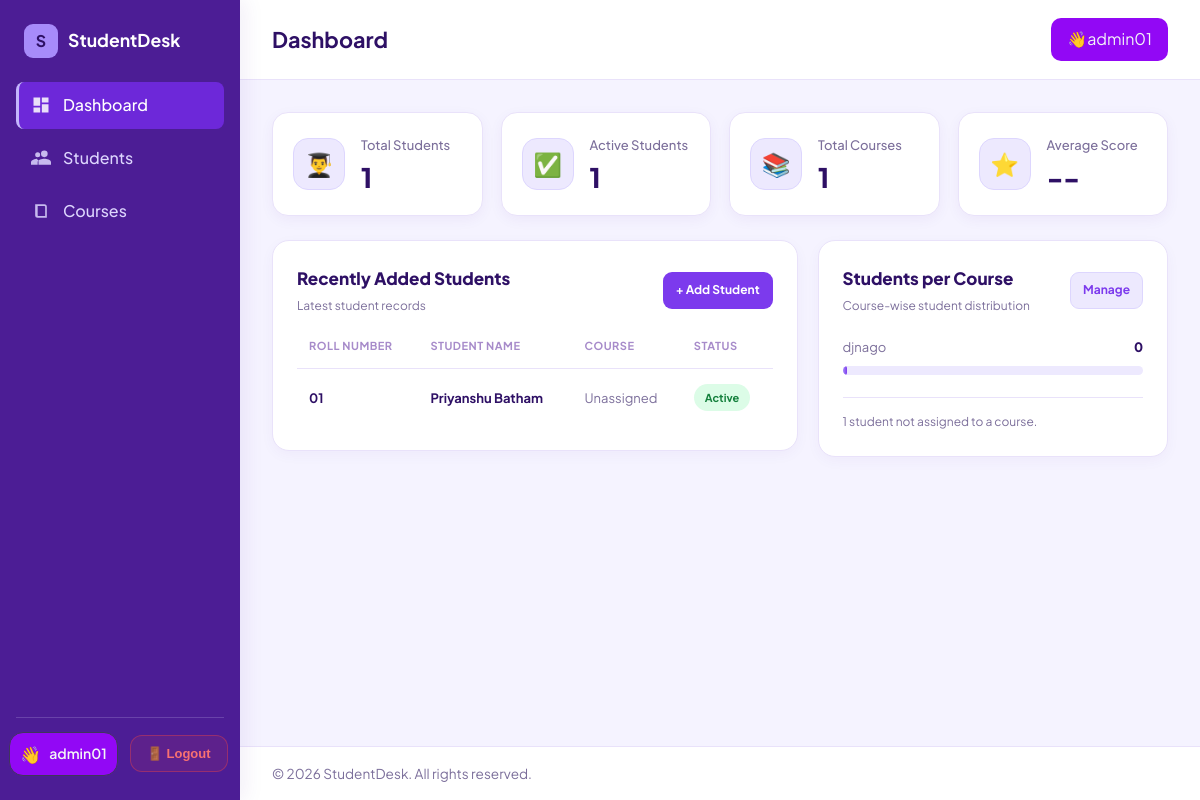
/ (signed in), run on an earlier commit of the app's database.
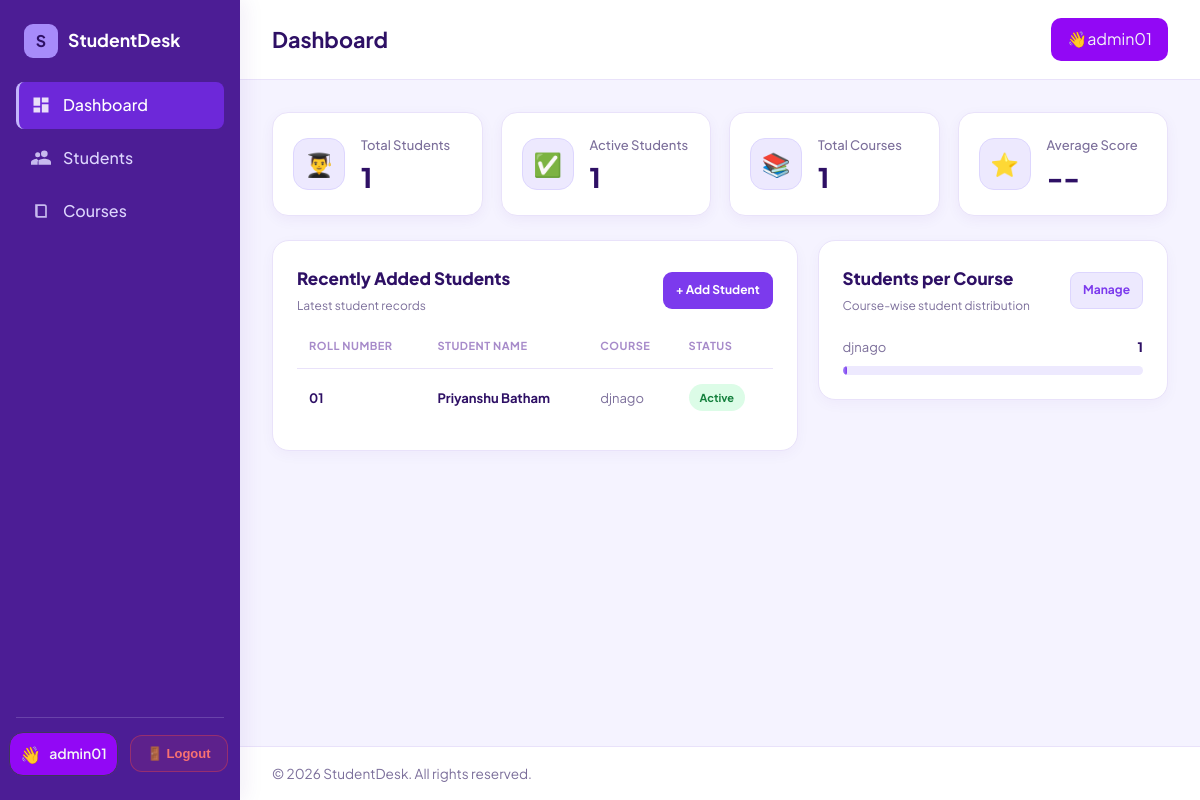
And on a later commit of the database.
### students_app/models.py (models this page shows, shortened)
class Student(models.Model):
    GENDER_CHOICES = [('M', 'Male'), ('F', 'Female'), ('O', 'Other')]
    owner = models.ForeignKey( settings.AUTH_USER_MODEL,on_delete=models.CASCADE, related_name='students')
    roll_number = models.CharField(max_length=20)
    first_name = models.CharField(max_length=50)
    last_name = models.CharField(max_length=50)
    email = models.EmailField()
    phone = models.CharField(max_length=16, blank=True,
        validators=[ RegexValidator(r'^\+?\d{7,15}$','Enter a valid phone number (7-15 digits).')
        ]
    )
    gender = models.CharField(max_length=1, choices=GENDER_CHOICES, default='M')
    date_of_birth = models.DateField(null=True, blank=True)
    course = models.ForeignKey(Course, null=True, blank=True, on_delete=models.SET_NULL, related_name='students')
    address = models.TextField(blank=True)
    is_active = models.BooleanField(default=True)
    admission_date = models.DateField(default=timezone.localdate)
    created_at = models.DateTimeField(auto_now_add=True)
    class Meta:
        ordering = ['roll_number']
        unique_together = ('owner', 'roll_number')
    @property
    def full_name(self):
        return f'{self.first_name} {self.last_name}'.strip()
    def get_absolute_url(self):
        return reverse('student_detail', args=[self.pk])

class Course(models.Model):
    owner = models.ForeignKey(settings.AUTH_USER_MODEL,on_delete=models.CASCADE,related_name='courses')
    name = models.CharField(max_length=100)
    code = models.CharField(max_length=20)
    duration_months = models.PositiveIntegerField(default=6,validators=[MinValueValidator(1)])
    description = models.TextField(blank=True)
    created_at = models.DateTimeField(auto_now_add=True)
    class Meta:
        ordering = ['name']
        unique_together = ('owner', 'code')

### students_app/views.py (the view)
# urls.py: path("",views.dashboard,name='dashboard'),
@login_required(login_url='login')
def dashboard(request):
    students = Student.objects.filter(owner=request.user)
    courses = Course.objects.filter(owner=request.user)
    course_stats = list(courses.annotate(student_count=Count('students')).order_by('-student_count', 'name')[:6])
    top = max((c.student_count for c in course_stats), default=0)
    for course in course_stats:
        course.percent = int(course.student_count * 100 / top) if top else 0
    context = {
        'total_students': students.count(),
        'active_students': students.filter(is_active=True).count(),
        'total_courses': courses.count(),
        'average_score': Mark.objects.filter(student__owner=request.user).aggregate(a=Avg('score'))['a'],
        'unassigned': students.filter(course__isnull=True).count(),
        'course_stats': course_stats,
        'recent_students': students.select_related('course').order_by('-created_at')[:5],
    }
    return render(request, 'dashboard.html', context)

### students_app/templates/dashboard.html (shortened to what the changed rows need)
{% extends 'base.html' %}
{% load static %}
{% block extra_css %}
<link rel="stylesheet" href="{% static 'css/dashboard.css' %}">
{% endblock %}
{% block content %}
<div class="dash">
    <div class="two-col">
        <div class="card">
            <div class="card-head">
                <div>
                    <h2>Recently Added Students</h2>
                </div>
            </div>
            {% if recent_students %}
            <div class="table-wrap">
                <table>
                    <thead>
                        <tr>
                            <th>Roll Number</th>
                            <th>Student Name</th>
                            <th>Course</th>
                            <th>Status</th>
                        </tr>
                    </thead>
                    <tbody>
                        {% for s in recent_students %}
                        <tr>
                            <td data-label="Roll Number">
                                <span class="roll-number">{{ s.roll_number }}</span>
                            </td>
                            <td data-label="Student Name">
                                <a class="student-link" href="{{ s.get_absolute_url }}">
                                    {{ s.full_name }}
                                </a>
                            </td>
                            <td data-label="Course">
                                {{ s.course.name|default:"Unassigned" }}
                            </td>
                            <td data-label="Status">
                                {% if s.is_active %}
                                    <span class="badge badge-green">Active</span>
                                {% else %}
                                    <span class="badge badge-gray">Inactive</span>
                                {% endif %}
                            </td>
                        </tr>
                        {% endfor %}
                    </tbody>
                </table>
            </div>
            {% endif %}
        </div>
        <div class="card">
            <div class="card-head">
                <div>
                    <h2>Students per Course</h2>
                </div>
                <a href="{% url 'students_list' %}" class="btn btn-light btn-sm">Manage</a>
            </div>
            {% for c in course_stats %}
            <div class="bar-row">
                <div class="label">
                    <span>{{ c.name }}</span>
                    <strong>{{ c.student_count }}</strong>
                </div>
                <div class="bar">
                    <span></span>
                </div>
            </div>
            {% endfor %}
            {% if unassigned %}
            <p class="note">
                {{ unassigned }} student{{ unassigned|pluralize }}
                not assigned to a course.
            </p>
            {% endif %}
        </div>
    </div>
</div>
{% endblock %}

What changed in the data, as far as the page shows it:
changed Student "Priyanshu Batham": course.name "Unassigned" → "djnago"
computed for Course "djnago": student_count "0" → "1"
Also different on the page:
{{ unassigned }}: "1" → (not shown)
text no longer shown: "student not assigned to a course."
